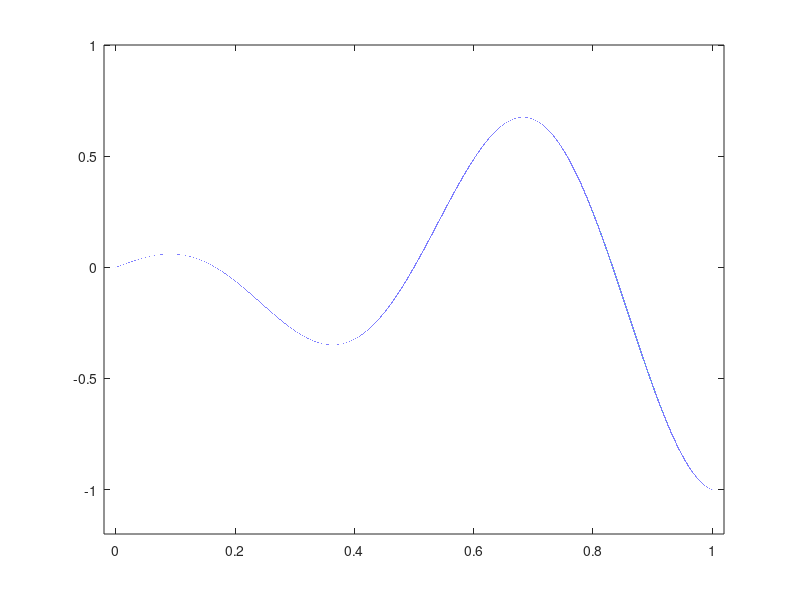

The MATLAB source for this figure: (Note: this script raises an error after producing the figure.)
% illustration of error decrease for 1d reconstruction with different wavelets 
% when Fourier samples are taken uniformly 

clear all;
close all;

eps = 1; % distance between consecutive samples; require 1/eps to be a natural number; eps=1 gives Nyquist rate
S = 1; % Fourier samples range: -S*2^R/eps, ... , 2^R*S/eps-1

f = @(x) x.*cos(3*pi*x); % function to be reconstructed
xylims=[-0.02 1.02 -1.2 1];

p = 18;

figure('Name','Original function'); plot(2^-p:2^-p:1,f(2^-p:2^-p:1)); axis(xylims)

Rrange=5:8;
R0=Rrange(1);

%% Haar

a = 1; % number of vanishing moments


for R=Rrange % maximum scale of wavelet coefficients
    
    fprintf('%d Haar: \n',2^R);
    M = S*2^R/eps;
    
    omega = integral(@(x)f(x).*exp(-1i*2*pi*((M:-1:-M+1)*eps)'*x),0,1,'ArrayValued',true,'AbsTol',1e-14);
    
    ft_sca= haar_phi_ft(((M:-1:-M+1)./(2^R/eps))');

    GS_handle = @(x,mode) Haar_Op_Handle(mode, x, S, eps, R, ft_sca);
    z = lsqr(GS_handle,omega(1:2*M),10^(-12));
    
    recons = get1DHaarReconstruction(z, p, R);

    error_gs_Haar(R-R0+1) = sqrt(sum(abs(f((0:2^-p:1-2^-p)')-recons).^2)/2^(p)); %#ok<*SAGROW>
    log_Haar_err(R-R0+1) = -log2(error_gs_Haar(R-R0+1))/log2(2*M);
    
    fprintf('GS error is %d \n',error_gs_Haar(R-R0+1));
    fprintf('error/#samples^(-a) is %d \n',error_gs_Haar(R-R0+1)/(2*M)^(-a));
    fprintf('-log2(error)/log2(#samples) is %d \n',log_Haar_err(R-R0+1));
    disp(' ')
    
       
end

%% DB2, DB3

for a=2:3 % number of vanishing moments
    for R=Rrange % maximum scale of wavelet coefficients
        fprintf('%d DB%d: \n',2^R, a)
        
        M = S*2^R/eps;

        omega = integral(@(x)f(x).*exp(-1i*2*pi*((M:-1:-M+1)*eps)'*x),0,1,'ArrayValued',true,'AbsTol',1e-14);

        [ft_sca_L, ft_sca, ft_sca_R] = CDJV_Setup(a, eps, S, R);

        GS_handle = @(x,mode) CDJV_Op_Handle(mode, x, S, eps, R, a, ft_sca, ft_sca_L, ft_sca_R);
        z = lsqr(GS_handle,omega(1:2*M),10^(-12));
        
        recons = get1DReconstruction(z, a, p, R, 24); 
        
        error_gs_DB(R-R0+1,a-1) = sqrt(sum(abs(f((0:2^-p:1-2^-p)')-recons).^2)/2^(p)); %#ok<*SAGROW>
        log_DB_err(R-R0+1,a-1)  = -log2(error_gs_DB(R-R0+1,a-1))/log2(2*M);

        fprintf('GS error is %d \n', error_gs_DB(R-R0+1,a-1));
        fprintf('error/#samples^(-a) is %d \n',error_gs_DB(R-R0+1,a-1)/(2*M)^(-a));
        fprintf('-log2(error)/log2(#samples) is %d \n',log_DB_err(R-R0+1,a-1));
        disp(' ')
    end
end

for R=Rrange 
    
    M = 2^R;
    fprintf('Truncated Fourier from %d points: \n',2*M);
        
    omega = integral(@(x)f(x).*exp(-1i*2*pi*((M:-1:-M+1)*eps)'*x),0,1,'ArrayValued',true,'AbsTol',1e-14);
    
    Supp=2^-p:2^-p:1;
    y=zeros(size(Supp));
    for j=M:-1:-M+1
        y=y+sqrt(eps)*exp(2*eps*1i*j*Supp*pi)*omega(M-j+1);
    end
    
    error_ft(R-R0+1) = sqrt(sum(abs(f((2^-p:2^-p:1))-y).^2)/2^(p));
    log_ft(R-R0+1) = -log2(error_ft(R-R0+1))/log2(2*M);
    
    fprintf('TF error is %d \n', error_ft(R-R0+1));
    fprintf('error/#samples is %d \n',error_ft(R-R0+1)/(2*M));
    fprintf('-log2(error)/log2(#samples) is %d \n',log_ft(R-R0+1));
    disp(' ')
end



figure('Name','-log2(error)');
plot(Rrange+1,-log2(error_ft),'ok-','LineWidth',1,'MarkerSize',5);
hold on;
plot(Rrange+1,-log2(error_gs_Haar),'sb-','LineWidth',1,'MarkerSize',5);
plot(Rrange+1,-log2(error_gs_DB(:,1)),'dm-','LineWidth',1,'MarkerSize',5);
plot(Rrange+1,-log2(error_gs_DB(:,2)),'^g-','LineWidth',1,'MarkerSize',5);
set(gca,'XTick',Rrange+1)
xlabel('log2(#samples)');
ylabel('-log2(error)');
l= legend('TFS','Haar','DB2','DB3');
set(l,'Interpreter','Latex','FontSize',13, 'Location','NorthWest');





% Copyright (c) 2014. Clarice Poon and Milana Gataric
